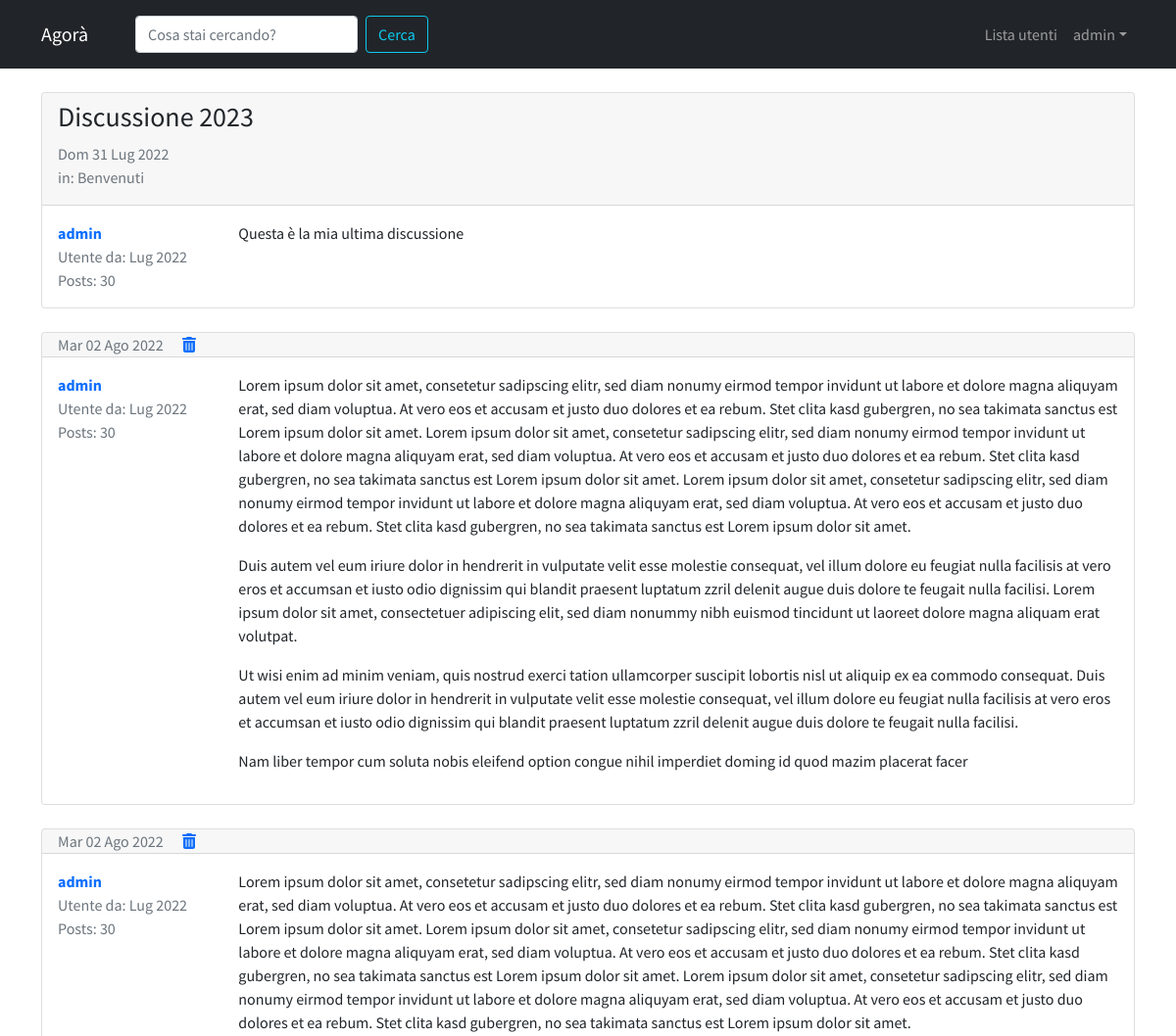
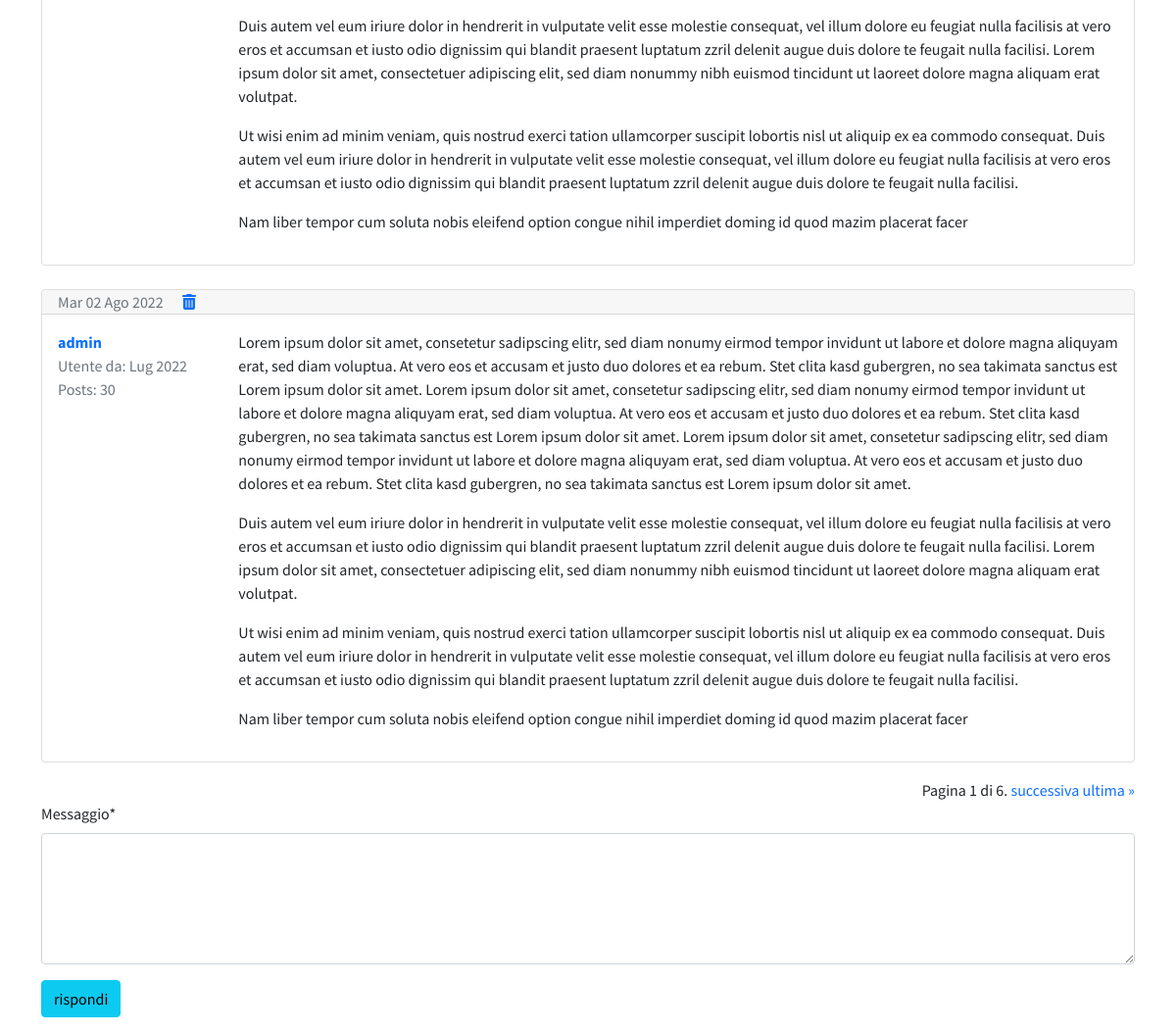
/forum/discussione/8/ (signed in), run on the app's committed database (2 pictures, top to bottom).
### forum/models.py (models this page shows, shortened)
class Discussione(models.Model):
    titolo = models.CharField(max_length=120)
    data_creazione = models.DateTimeField(auto_now_add=True)
    sezione_appartenenza = models.ForeignKey(Sezione,on_delete=models.CASCADE)
    autore_discussione = models.ForeignKey(User,on_delete=models.CASCADE,related_name="discussioni")
    class Meta:
        verbose_name = "Discussione"
        verbose_name_plural = "Discussioni"

class Post(models.Model):
    contenuto = models.TextField()
    data_creazione = models.DateTimeField(auto_now_add=True)
    autore_post = models.ForeignKey(User, on_delete=models.CASCADE,related_name="posts")
    discussione = models.ForeignKey(Discussione, on_delete=models.CASCADE)
    class Meta:
        verbose_name = "Post"
        verbose_name_plural = "Posts"

class Sezione(models.Model):
    nome_sezione = models.CharField(max_length=80)
    logo_sezione = models.ImageField(blank=True, null=True)
    descrizione = models.CharField(max_length=150, blank=True, null=True)
    def __str__(self):
        return self.nome_sezione
    class Meta:
        verbose_name = "Sezione"
        verbose_name_plural = "Sezioni"

### forum/views.py (the view)
# urls.py: path('discussione/<int:pk>/',visualizza_discussione,name="discussione_view"),
def visualizza_discussione(request,pk):
    discussione = get_object_or_404(Discussione,pk=pk)
    posts_discussione = Post.objects.filter(discussione = discussione)
    form_risposta = PostModelForm()
    paginator = Paginator(posts_discussione, 4)
    page = request.GET.get("page")
    posts = paginator.get_page(page)
    context = {
        "discussione" : discussione,
        "posts_discussione" : posts,
        "form_risposta" : form_risposta,
    }
    return render(request,'forum/singola_discussione.html',context)

### forum/forms.py
class PostModelForm(forms.ModelForm):
    class Meta:
        model = Post
        fields = ["contenuto"]
        widgets = {
            "contenuto": forms.Textarea(attrs={'rows':'5'})
        }
        labels = { "contenuto" : "Messaggio" }

### templates/forum/singola_discussione.html (shortened to what this page needs)
{% extends 'base.html' %}
    {% load crispy_forms_tags %}
    {% block content %}
        {% for post in posts_discussione %}
        <section class="mt-4">
            <div class="card my-3">
                {% if forloop.first and not "page" in request.get_full_path %}
                    <div class="card-header pb-0">
                        <h3>{{ discussione.titolo }}</h3>
                        <p class="text-muted">
                            {{ discussione.data_creazione|date:"D d M Y" }}
                            <br>
                            in: {{ discussione.sezione_appartenenza }}
                        </p>
                    </div>
                {% else %}
                    <div class="card-header py-0">
                        <p class="text-muted mb-0">
                            {{ post.data_creazione|date:"D d M Y" }}
                            {% if request.user == post.autore_post %}
                                <a href="{% url 'rimuovi_post' id=discussione.pk pk=post.pk %}">
                                    <img class="fa-solid fa-trash-can ms-3" alt="rimuovi">
                                </a>
                            {% endif %}
                        </p>
                    </div>
                {% endif %}
                <div class="card-body">
                    <div class="row">
                        <div class="col-xl-2 col-4">
                            <p class="mb-0">
                                <a href="{% url 'user_profile' username=post.autore_post.username %}">
                                    <strong>{{ post.autore_post }}</strong>
                                </a>
                            </p>
                            <p class="text-muted mb-0">
                                Utente da: {{ post.autore_post.date_joined|date:"M Y" }}
                            </p>
                            <p class="text-muted mb-0">
                                Posts: {{ post.autore_post.posts.count }}
                            </p>
                        </div>
                        <div class="col-xl-10 col-8">
                            <p class="my-0">{{ post.contenuto|linebreaks }}</p>
                        </div>
                    </div>
                </div>
            </div>
        </section>
        {% endfor %}
        <div class="text-end">
            <span class="step-links">
                <span class="current">
                    Pagina {{ posts_discussione.number }} di {{ posts_discussione.paginator.num_pages }}.
                </span>
                {% if posts_discussione.has_next %}
                    <a href="?page={{ posts_discussione.next_page_number }}">successiva</a>
                    <a href="?page={{ posts_discussione.paginator.num_pages }}">ultima &raquo;</a>
                {% endif %}
            </span>
        </div>
        {% if request.user.is_authenticated %}
            {% include 'forum/form_risposta.html' %}
        {% endif %}
    {% endblock content %}

### templates/base.html (shortened to what this page needs)
{% load static %}
<!doctype html>
<html lang="en">
  <head>
    <link href="https://cdn.jsdelivr.net/npm/bootstrap@5.0.2/dist/css/bootstrap.min.css" rel="stylesheet">
    <link rel="stylesheet" href="{% static 'agora.css' %}">
  </head>
  <body>
    <nav class="navbar navbar-expand-lg navbar-dark bg-dark">
      <div class="container">
        <a class="navbar-brand me-5" href="/">Agorà</a>
        <div class="collapse navbar-collapse" id="navbarSupportedContent">
          <form class="d-flex mt-2 mb-2" role="search" action="{% url 'funzione_cerca' %}">
            <input name="q" class="form-control me-2" type="search" placeholder="Cosa stai cercando?" aria-label="Search">
            <button class="btn btn-outline-info me-5" type="submit">Cerca</button>
          </form>
          <ul class="navbar-nav ms-auto">
            <li class="nav-item">
              <a class="nav-link" aria-current="page" href="{% url 'user_list' %}"> Lista utenti </a>
            </li>
            {% if request.user.is_authenticated %}
            <li class="nav-item dropdown">
              <a
              href="#"
              class="nav-link dropdown-toggle"
              id="navbarDropdown"
              role="button"
              data-bs-toggle="dropdown"
              >{{ request.user.username }}</a>
            </li>
            {% endif %}
          </ul>
        </div>
      </div>
    </nav>
    <div class="container">
        {% block content %}
        {% endblock content %}
    </div>
  </body>
</html>

### static/agora.css (style rules this page uses)
body { font-family: 'Source Sans Pro', sans-serif!important; }
a,a:hover { text-decoration:none!important; }

### data on the page
Post: autore_post "admin", autore_post.date_joined "Lug 2022", autore_post.posts.count "30", contenuto "Questa è la mia ultima discussione"
Discussione: titolo "Discussione 2023", data_creazione "Dom 31 Lug 2022", sezione_appartenenza "Benvenuti"
Post: data_creazione "Mar 02 Ago 2022", autore_post "admin", autore_post.date_joined "Lug 2022", autore_post.posts.count "30", contenuto "Lorem ipsum dolor sit amet, consetetur sadipscing elitr, sed diam nonumy eirmod tempor invidunt ut labore et dolore magna aliquyam erat, sed diam voluptua. At vero eos et accusam et justo duo dolores et ea rebum. Stet clita kasd gubergren, no sea takimata sanctus est Lorem ipsum dolor sit amet. Lorem ipsum dolor sit amet, consetetur sadipscing elitr, sed diam nonumy eirmod tempor invidunt ut labore et dolore magna aliquyam erat, sed diam voluptua. At vero eos et accusam et justo duo dolores et ea rebum. Stet clita kasd gubergren, no sea takimata sanctus est Lorem ipsum dolor sit amet. Lorem ipsum dolor sit amet, consetetur sadipscing elitr, sed diam nonumy eirmod tempor invidunt ut labore…"
Post: data_creazione "Mar 02 Ago 2022", autore_post "admin", autore_post.date_joined "Lug 2022", autore_post.posts.count "30", contenuto "Lorem ipsum dolor sit amet, consetetur sadipscing elitr, sed diam nonumy eirmod tempor invidunt ut labore et dolore magna aliquyam erat, sed diam voluptua. At vero eos et accusam et justo duo dolores et ea rebum. Stet clita kasd gubergren, no sea takimata sanctus est Lorem ipsum dolor sit amet. Lorem ipsum dolor sit amet, consetetur sadipscing elitr, sed diam nonumy eirmod tempor invidunt ut labore et dolore magna aliquyam erat, sed diam voluptua. At vero eos et accusam et justo duo dolores et ea rebum. Stet clita kasd gubergren, no sea takimata sanctus est Lorem ipsum dolor sit amet. Lorem ipsum dolor sit amet, consetetur sadipscing elitr, sed diam nonumy eirmod tempor invidunt ut labore…"
Post: data_creazione "Mar 02 Ago 2022", autore_post "admin", autore_post.date_joined "Lug 2022", autore_post.posts.count "30", contenuto "Lorem ipsum dolor sit amet, consetetur sadipscing elitr, sed diam nonumy eirmod tempor invidunt ut labore et dolore magna aliquyam erat, sed diam voluptua. At vero eos et accusam et justo duo dolores et ea rebum. Stet clita kasd gubergren, no sea takimata sanctus est Lorem ipsum dolor sit amet. Lorem ipsum dolor sit amet, consetetur sadipscing elitr, sed diam nonumy eirmod tempor invidunt ut labore et dolore magna aliquyam erat, sed diam voluptua. At vero eos et accusam et justo duo dolores et ea rebum. Stet clita kasd gubergren, no sea takimata sanctus est Lorem ipsum dolor sit amet. Lorem ipsum dolor sit amet, consetetur sadipscing elitr, sed diam nonumy eirmod tempor invidunt ut labore…"

### other printed values
{{ request.user.username }} "admin"
{{ posts_discussione.number }} "1"
{{ posts_discussione.paginator.num_pages }} "6"
